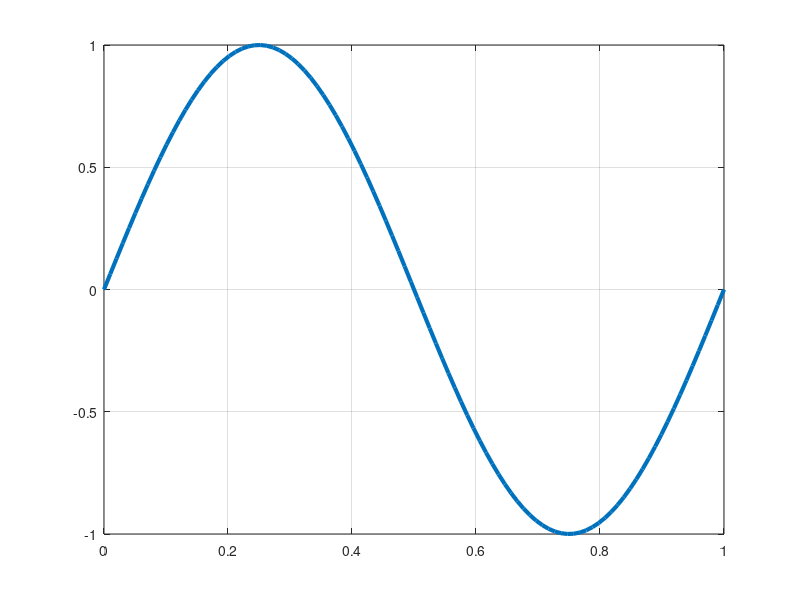

Recreate this plot in MATLAB. (Note: this script raises an error after producing the figure.)
% A simple example of a diffusion equation
clear; clc; clf
D=0.01; u=3; x=linspace(0,1,100); t=linspace(0,2,100);

filename='diffusion.gif';
figure
for ik=1:100
   plot(x,exp(-4*pi^2*D.*t(ik))*sin(2*pi*(x-u*t(ik))),'LineWidth',3)
   axis([0 1 -1 1])
   grid on
%    pause(0.1)
   frame=getframe(2);
   img=frame2im(frame);
   [imind cm]=rgb2ind(img,256);
        if ik==1
            imwrite(imind,cm,filename,'gif','Loopcount',10);
        else
            imwrite(imind,cm,filename,'gif','WriteMode','append')
        end
%         pause(0.1);
end

